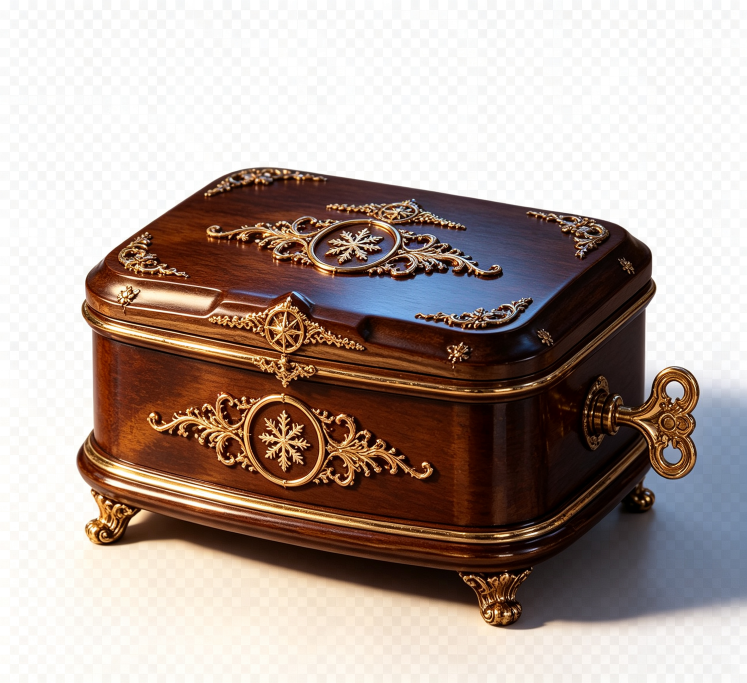
#> input picture sources/christmas/musicbox-source/Antique Christmas Music Box (Closed).png, 2240 x 2048 px (shown at 1/3 size)
$ python derive_musicbox_alpha.py
#> lines starting #> are read from the running program, lines starting #| are printed output that depends on the picture
"""
Derive a real alpha channel for the four white-background music-box plates.

This is NOT image generation: no pixel is recoloured, cropped, resized or
synthesised. The visitor's original RGB product shots stay exactly as they
are; only the white studio backdrop is marked transparent.

Two passes, both based on d = 255 - min(R,G,B) (distance from white):

1. A soft luminance ramp, alpha = clamp((d - 22) / 20). Walnut (~d 180),
   champagne gold (~d 100) and ivory (~d 40) stay opaque.
2. A flood fill seeded from the four image borders removes every near-white
   region *connected to the outside* — the checkerboard backdrop, the pale
   tabletop reflection under the box, the grey halo. Highlights enclosed
   inside the object (a white tutu, a gold glint) are not connected, so they
   survive with their original colour.

Unlike a multiply blend this preserves the original colours and materials.

Run:  python scripts/derive_musicbox_alpha.py
"""
from collections import deque
from pathlib import Path

from PIL import Image, ImageChops

ROOT = Path(__file__).resolve().parent.parent
SRC = ROOT / "sources/christmas/musicbox-source"
OUT = ROOT / "public/assets/christmas/musicbox"

# Both surviving plates are dark walnut/gold on a pale tabletop, so an
# aggressive threshold is safe: their subjects are far darker than the pale
# backdrop, and the flood fill removes everything connected to the outside.
# (The ballerina and winding-key cut-outs were removed — the open photograph
# already carries its own interior, so they are no longer derived here.)
PLATES = [
    ("Antique Christmas Music Box (Closed).png", "closed.webp", 72),
    ("Antique Christmas Music Box Lid.png", "lid.webp", 72),
]

LUT = [max(0, min(255, round((v - 22) * 255 / 20))) for v in range(256)]


def connected_background(distance: bytes, w: int, h: int, candidate: int) -> bytearray:
    """Mark near-white pixels reachable from the image border (value 2)."""
    state = bytearray(1 if v < candidate else 0 for v in distance)
    queue = deque()

    def seed(x: int, y: int) -> None:
        i = y * w + x
        if state[i] == 1:
            state[i] = 2
            queue.append((x, y))

    for x in range(w):
        seed(x, 0)
        seed(x, h - 1)
    for y in range(h):
        seed(0, y)
        seed(w - 1, y)

    while queue:
        x, y = queue.popleft()
        row = y * w
        if x > 0 and state[row + x - 1] == 1:
            state[row + x - 1] = 2
            queue.append((x - 1, y))
        if x + 1 < w and state[row + x + 1] == 1:
            state[row + x + 1] = 2
            queue.append((x + 1, y))
        if y > 0 and state[row - w + x] == 1:
            state[row - w + x] = 2
            queue.append((x, y - 1))
        if y + 1 < h and state[row + w + x] == 1:
            state[row + w + x] = 2
            queue.append((x, y + 1))
    return state


def main() -> None:
    OUT.mkdir(parents=True, exist_ok=True)
    for original, target, candidate in PLATES:
        image = Image.open(SRC / original).convert("RGB")
#> image is the input picture: PIL image 2240x2048 RGB; mean R, G, B 177, 161.6, 154.4
        w, h = image.size
#> w = 2240; h = 2048
        r, g, b = image.split()
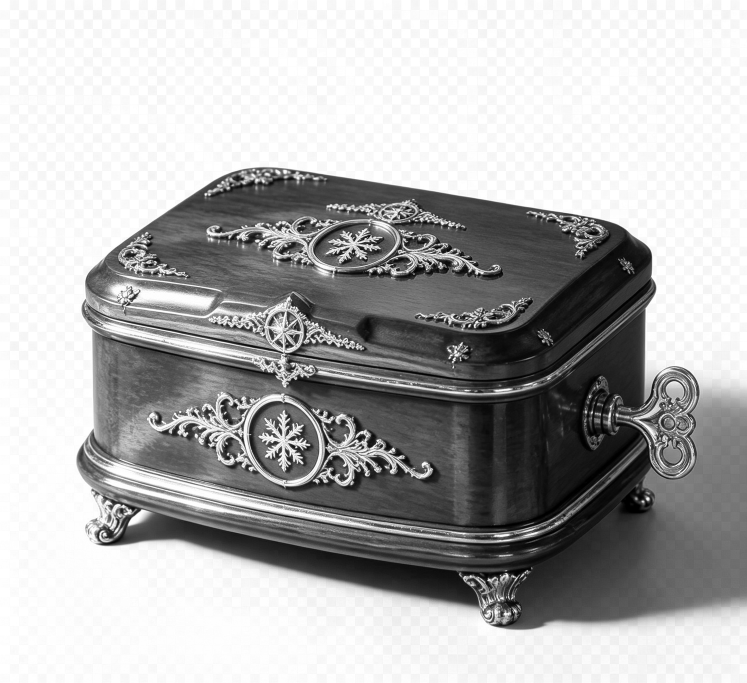
#> r: PIL image 2240x2048 L (shown at 1/3 size); min 0, max 255, mean 177
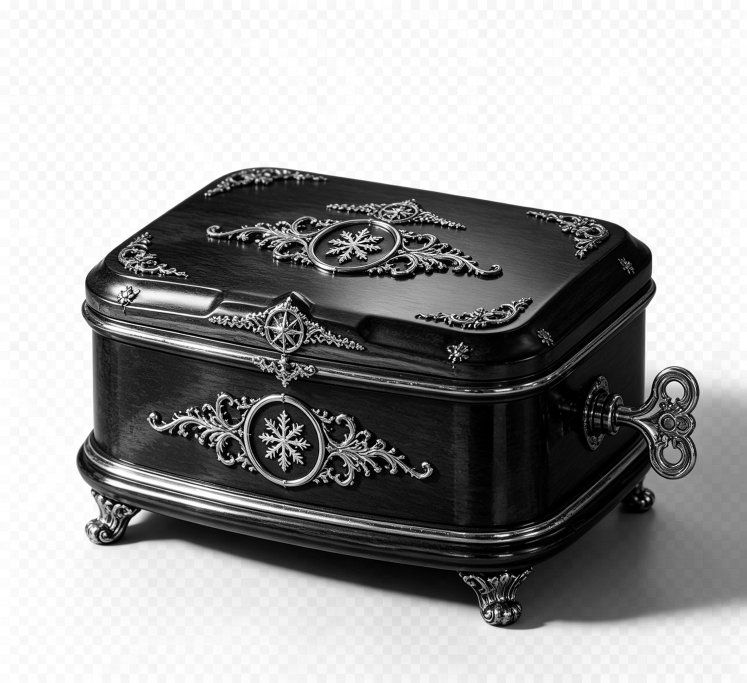
#> g: PIL image 2240x2048 L (shown at 1/3 size); min 0, max 255, mean 161.6
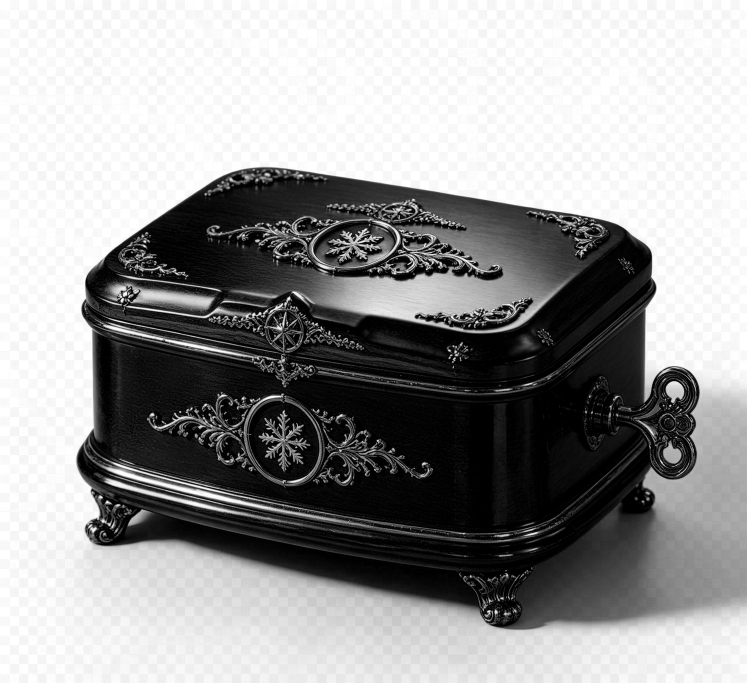
#> b: PIL image 2240x2048 L (shown at 1/3 size); min 0, max 255, mean 154.4
        darkest = ImageChops.darker(ImageChops.darker(r, g), b)
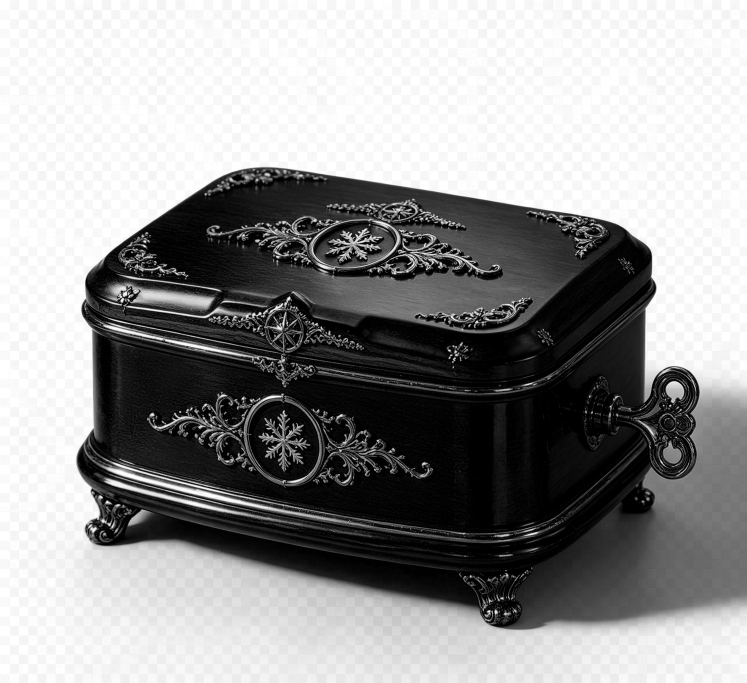
#> darkest: PIL image 2240x2048 L (shown at 1/3 size); min 0, max 255, mean 150.9
        distance = ImageChops.invert(darkest).tobytes()
        base = bytearray(LUT[v] for v in distance)
        outside = connected_background(distance, w, h, candidate)
        for i, kind in enumerate(outside):
            if kind == 2:
                base[i] = 0
        alpha = Image.frombytes("L", (w, h), bytes(base))
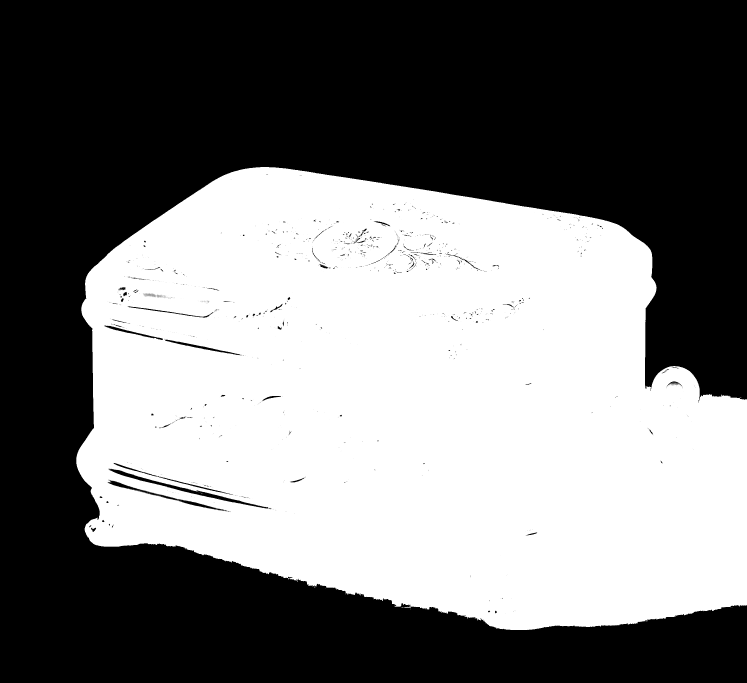
#> alpha: PIL image 2240x2048 L (shown at 1/3 size); min 0, max 255, mean 119.8
        rgba = Image.merge("RGBA", (r, g, b, alpha))
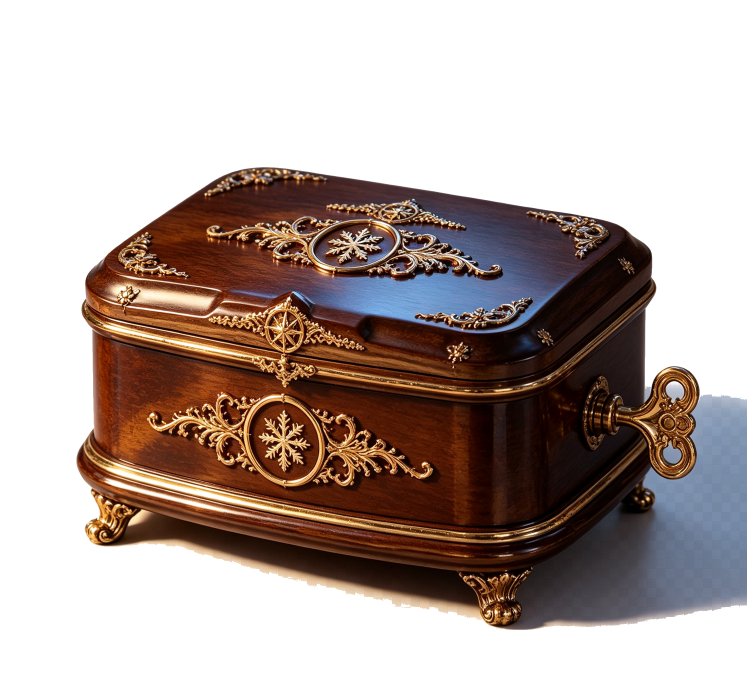
#> rgba: PIL image 2240x2048 RGBA (shown at 1/3 size); mean R, G, B, A 177, 161.6, 154.4, 119.8; transparent parts drawn white
        rgba.save(OUT / target, "WEBP", quality=92, method=6)
        hist = alpha.histogram()
#> hist = 256 values, max 2426345 at index 0, min 0 at index 1, mean 17920
        total = w * h
#> total = 4587520
        print(
            f"{target:16s} {rgba.size} {rgba.mode}  "
            f"transparent={sum(hist[:40]) / total:.1%}  "
            f"opaque={sum(hist[200:]) / total:.1%}  "
            f"{(OUT / target).stat().st_size / 1024:.0f} KB"
        )
#| closed.webp      (2240, 2048) RGBA  transparent=52.9%  opaque=46.9%  484 KB


if __name__ == "__main__":
#> (the run stopped early here; a loop or call above may not have finished)
